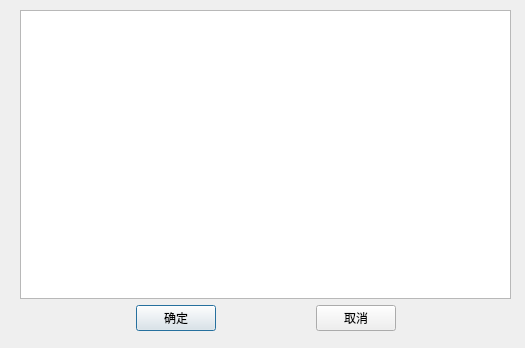
<?xml version="1.0" encoding="UTF-8"?>
<ui version="4.0">
 <class>projectUnitDialog</class>
 <widget class="QDialog" name="projectUnitDialog">
  <property name="geometry">
   <rect>
    <x>0</x>
    <y>0</y>
    <width>525</width>
    <height>348</height>
   </rect>
  </property>
  <property name="windowTitle">
   <string>Dialog</string>
  </property>
  <property name="styleSheet">
   <string notr="true">projectUnitDialog{

background-color:qlineargradient(spread:pad, x1:0.269528, y1:0.34, x2:1, y2:1, stop:0 rgba(0, 40, 143, 255), stop:1 rgba(255, 255, 255, 255))}</string>
  </property>
  <widget class="QWidget" name="layoutWidget">
   <property name="geometry">
    <rect>
     <x>20</x>
     <y>10</y>
     <width>491</width>
     <height>321</height>
    </rect>
   </property>
   <layout class="QVBoxLayout" name="verticalLayout">
    <item>
     <widget class="QTableWidget" name="tableWidget"/>
    </item>
    <item>
     <layout class="QHBoxLayout" name="horizontalLayout">
      <property name="spacing">
       <number>100</number>
      </property>
      <item>
       <spacer name="horizontalSpacer_2">
        <property name="orientation">
         <enum>Qt::Horizontal</enum>
        </property>
        <property name="sizeHint" stdset="0">
         <size>
          <width>40</width>
          <height>20</height>
         </size>
        </property>
       </spacer>
      </item>
      <item>
       <widget class="QPushButton" name="pushButton">
        <property name="text">
         <string>确定</string>
        </property>
       </widget>
      </item>
      <item>
       <widget class="QPushButton" name="pushButton_2">
        <property name="text">
         <string>取消</string>
        </property>
       </widget>
      </item>
      <item>
       <spacer name="horizontalSpacer">
        <property name="orientation">
         <enum>Qt::Horizontal</enum>
        </property>
        <property name="sizeHint" stdset="0">
         <size>
          <width>40</width>
          <height>20</height>
         </size>
        </property>
       </spacer>
      </item>
     </layout>
    </item>
   </layout>
  </widget>
 </widget>
 <resources/>
 <connections/>
</ui>
